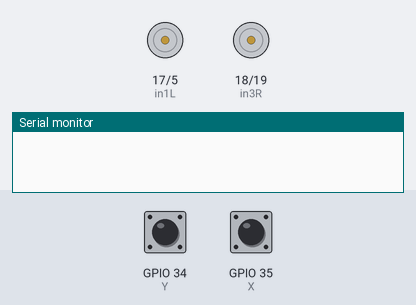
The program below on a simulated ESP32. Parts: motor-driver pin pairs drawn as motors (green arrow = first pin HIGH = forward, orange = second pin HIGH = backward, longer = more drive, scaled by the enable pin), the last lines printed to the serial monitor. Inputs (shaded band) come from the test bench; at power-on: GPIO 34 (Y) LOW, GPIO 35 (X) LOW.

Above: at 1.2 s.
1.3 s: GPIO 34 (Y) pulsed HIGH 2 times (0.12 s each, 0.3 s apart)
At 2.7 s:
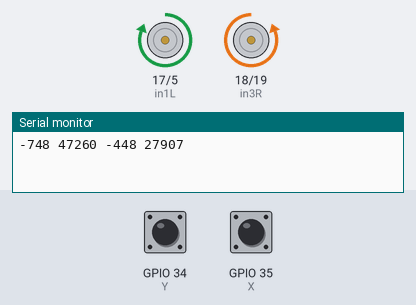
At 4.6 s:
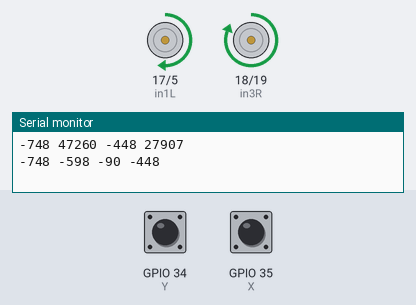
4.9 s: GPIO 35 (X) pulsed HIGH 5 times (0.12 s each, 0.3 s apart)
At 8.1 s:
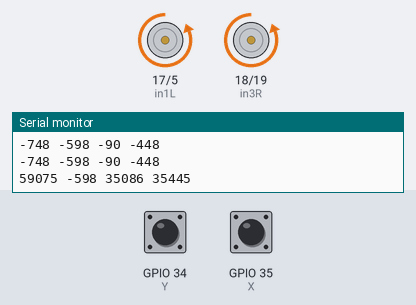
Timing chart, 0 to 10.5 s (numbered marks = the images above; inputs shaded):
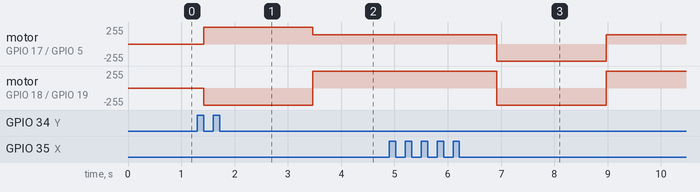

The program:

main.cpp
```cpp
#include <Arduino.h>

#define enL 16
#define in1L 17
#define in2L 5
#define in3R 18
#define in4R 19
#define enR 21

#define X 35
#define Y 34

int motorIdle = 75;
int joystickIdle = 20;
int motorSpeedPrc = 60;
int turnSpeedPrc = 80;

int motorSpeedL = 0;
int motorSpeedR = 0;
int jX = 0;
int jY = 0;

void setup() {
  Serial.begin(115200);
  pinMode(enL, OUTPUT);
  pinMode(enR, OUTPUT);
  pinMode(in1L, OUTPUT);
  pinMode(in2L, OUTPUT);
  pinMode(in3R, OUTPUT);
  pinMode(in4R, OUTPUT);
  pinMode(X, INPUT);
  pinMode(Y, INPUT);
}

void runMotor(int motorSpeed, int in1Pin, int in2Pin, int enPin) {

  motorSpeed = constrain(motorSpeed, -255, 255);

  // Digital control
  if (motorSpeed < 0) {
    digitalWrite(in1Pin, HIGH);
    digitalWrite(in2Pin, LOW);
  } else if (motorSpeed > 0) {
    digitalWrite(in1Pin, LOW);
    digitalWrite(in2Pin, HIGH);
  } else{
    digitalWrite(in1Pin, LOW);
    digitalWrite(in2Pin, LOW);
  }

  // Analog control
  motorIdle = constrain(motorIdle, 0, 100);
  motorSpeed = map(abs(motorSpeed), 0, 255, motorIdle, 255);
  if (motorSpeed > motorIdle){
    analogWrite(enPin, motorSpeed);
  } else{
    analogWrite(enPin, 0);
  }
}

int readJoyStick(int pin) {
  int val = pulseIn(pin, HIGH);
  int mappedValue = map(val, 2012, 989, 255, -255);
  joystickIdle = constrain(joystickIdle, 0 , 100);
  if(abs(mappedValue) < joystickIdle){
    return 0;
  }
  return mappedValue;
}

void setMotorSpeed() {
  motorSpeedL = jX;
  motorSpeedR = jX;
  turnSpeedPrc = constrain(turnSpeedPrc, 20, 100);
  motorSpeedPrc = constrain(motorSpeedPrc, 20, 100);

  jY = jY * turnSpeedPrc / 100;
  if (jY > 0) {
    if(jX>0){
      motorSpeedR -= jY;
    }else if(jX<0){
      motorSpeedR += jY;
    }else{
      motorSpeedL = jY;
      motorSpeedR = -jY;
    }
  }else if(jY<0){
    if(jX>0){
      motorSpeedL += jY;
    }else if(jX<0){
      motorSpeedL -= jY;
    }else{
      motorSpeedL = jY;
      motorSpeedR = -jY;
    }
  }
  motorSpeedL  = motorSpeedL * motorSpeedPrc / 100;
  motorSpeedR  = motorSpeedR * motorSpeedPrc / 100;
}

void loop() {
  jX = readJoyStick(X);
  jY = readJoyStick(Y);

  setMotorSpeed();

  runMotor(motorSpeedL, in1L, in2L, enL);
  runMotor(motorSpeedR, in3R, in4R, enR);

  Serial.println((String)jX+' '+(String)jY+' '+(String)motorSpeedL+' '+(String)motorSpeedR);

  delay(50);
}
```

Measured:
- after the input at 1.3 s, motor on GPIO 17 (in1L) / GPIO 5 (in2L): stopped → forward 255/255 after 0.12 s, → forward 138/255 2.1 s later; motor on GPIO 18 (in3R) / GPIO 19 (in4R): stopped → backward 255/255 after 0.12 s, → forward 255/255 2.1 s later
- after the input at 4.9 s, motor on GPIO 17 (in1L) / GPIO 5 (in2L): forward 138/255 → backward 255/255 after 2.0 s, → forward 138/255 2.1 s later; motor on GPIO 18 (in3R) / GPIO 19 (in4R): forward 255/255 → backward 255/255 after 2.0 s, → forward 255/255 2.1 s later
